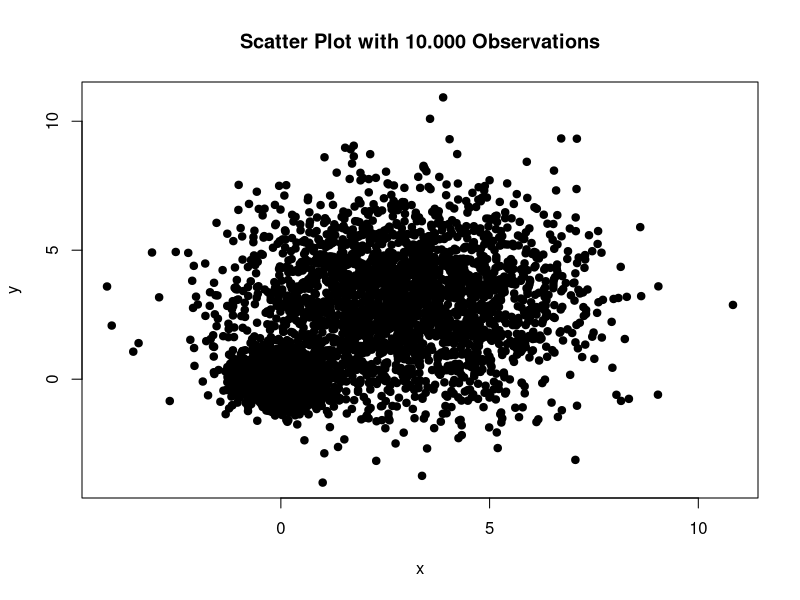
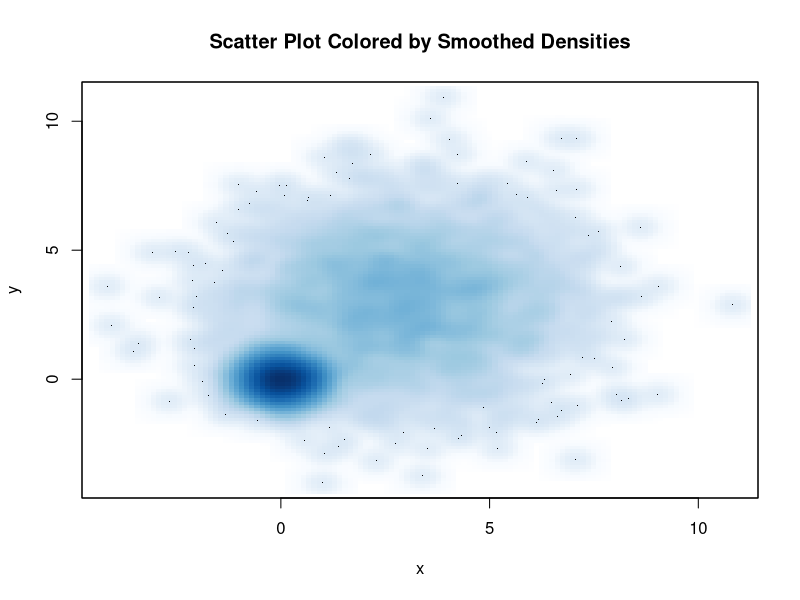
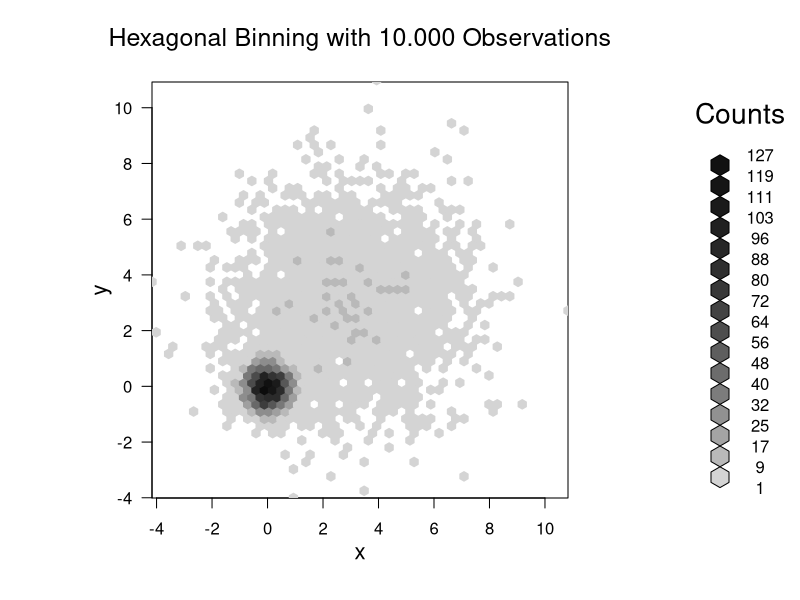
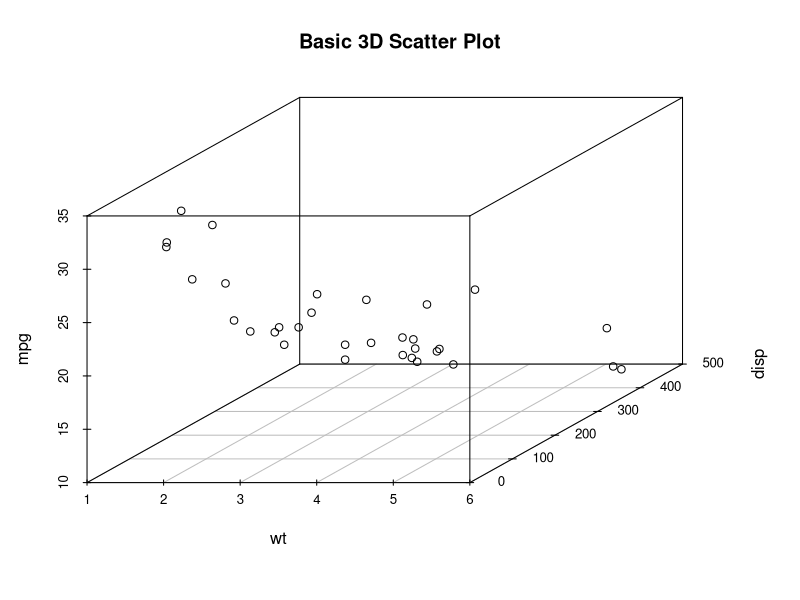
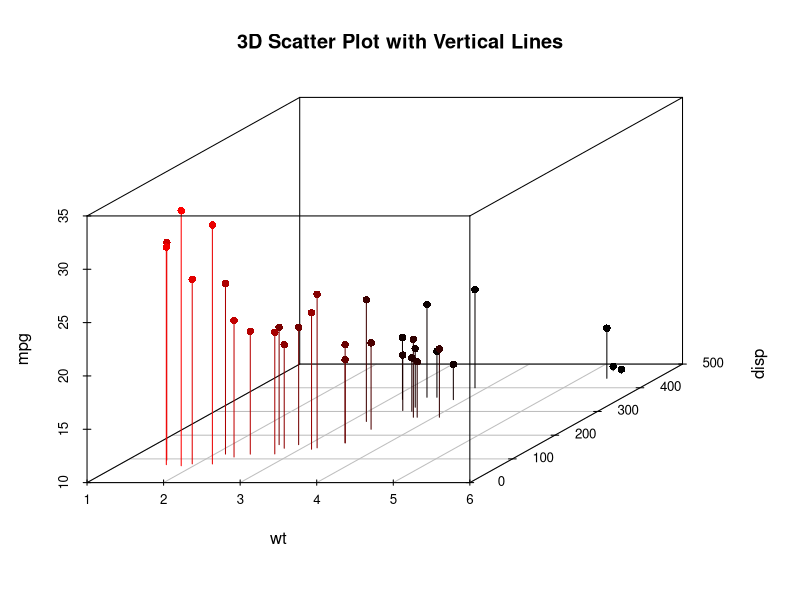
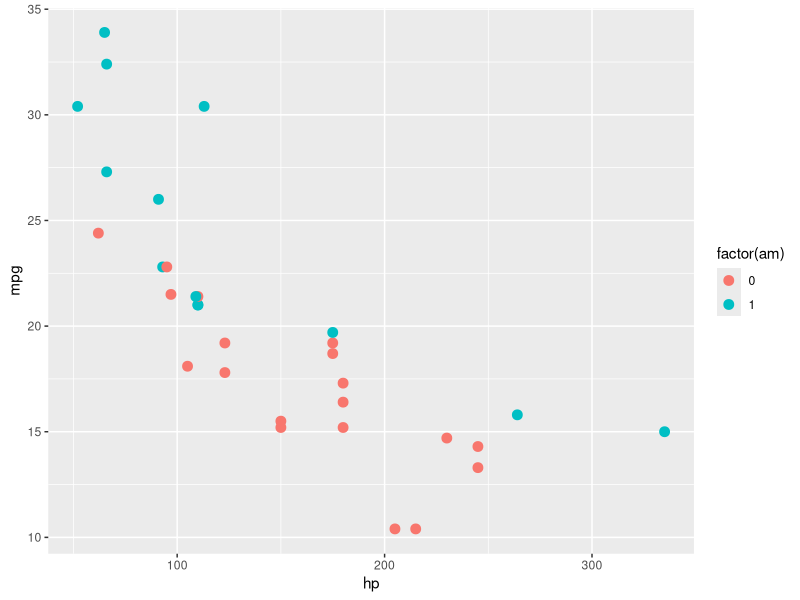
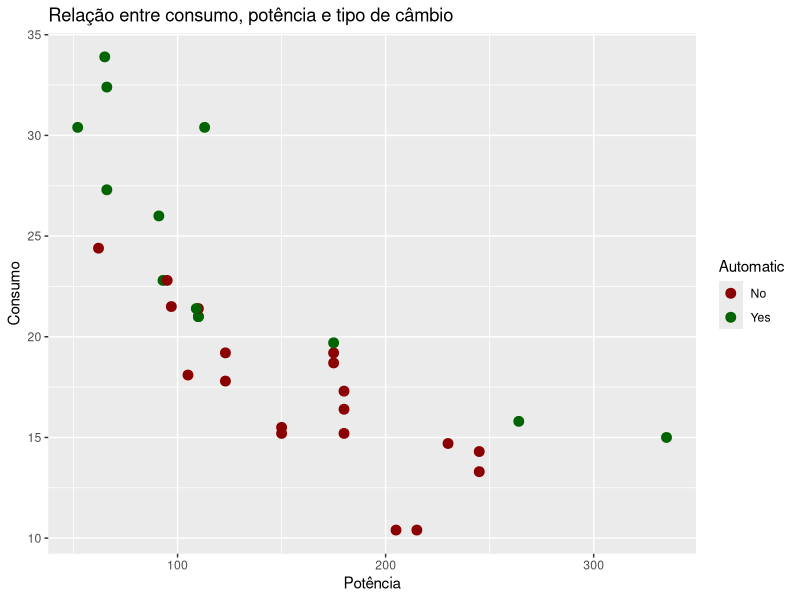
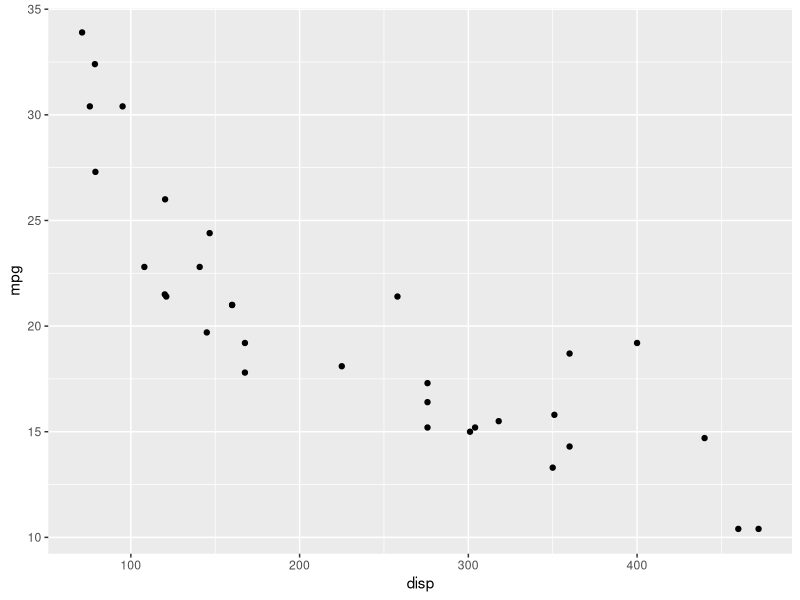

Here is the R script that generated these plots, in order: (Note: this script raises an error after producing the figures.)
'Gráficos especiais - 1'
n <- 10000
c1 <- matrix(rnorm(n, mean=0, sd=.5), ncol=4)
c1
c2 <- matrix(rnorm(n, mean=3, sd=2), ncol=4)
c2

mydata <- rbind(c1, c2)
mydata
mydata <- as.data.frame(mydata)
names(mydata) <- c("x", "y")
mydata
with(mydata,
     plot(x, y, pch=19, main="Scatter Plot with 10.000 Observations"))

with(mydata,
     smoothScatter(x, y, main="Scatter Plot Colored by Smoothed Densities"))

'Gráficos especiais - 2'
install.packages("hexbin")
library(hexbin)
with(mydata, {
  bin <- hexbin(x, y, xbins=50)
  plot(bin, main="Hexagonal Binning with 10.000 Observations")
})


'Gráficos especiais - 3'
install.packages("scatterplot3d")
library(scatterplot3d)
mtcars
attach(mtcars)
scatterplot3d(wt, disp, mpg,
              main="Basic 3D Scatter Plot")

'Gráficos especiais - 4'
library(scatterplot3d)
attach(mtcars)    #anexa o dataframe mtcars
scatterplot3d(wt, disp, mpg,
              pch=16,
              highlight.3d=TRUE,
              type="h",
              main="3D Scatter Plot with Vertical Lines")


'SLIDE 2'
library(ggplot2)
data("mtcars")
summary(mtcars)
head(mtcars)
tail(mtcars)

'SLIDE 2
inicia o plot
mpg: Consumo de combustível (milhas por galão).
cyl: Número de cilindros.
disp: Deslocamento do motor (polegadas cúbicas).
hp: Potência do motor (cavalos de potência).
drat: Taxa de eixo traseiro.
wt: Peso do carro.
qsec: Tempo de aceleração de 1/4 de milha.
vs: Motor (0 = V-shaped, 1 = straight).
am: Transmissão (0 = automática, 1 = manual).
gear: Número de marchas.
carb: Número de carburadores.'
g <- ggplot(mtcars)

'adicionar pontos (geom_point) e vamos mapear variáveis a elementos
estéticos dos pontos. Size = 3 define o tamanho de todos os pontos'

g <- g + 
  geom_point(aes(x = hp, y = mpg, color=factor(am)),
             size=3)
g

#alterar a escala de cores
g <- g +
  scale_color_manual("Automatic",
                     values=c("darkred", "darkgreen"),
                     labels=c("No", "Yes"))

#rótulos(títulos)
g <- g + # anterior mais uma qualificação
  labs(title = 'Relação entre consumo, potência e tipo de câmbio',
       y = 'Consumo',
       x = 'Potência')
g

'SLIDE 6
criar um fráfico com pontos a partir dos dados mtcars'

g1 <- ggplot(mtcars, aes(y=mpg, x=disp)) +
  geom_point()

g1

ggplot(mtcars, aes(y = mpg, x = disp)) +
  geom_point() +
  geom_smooth
